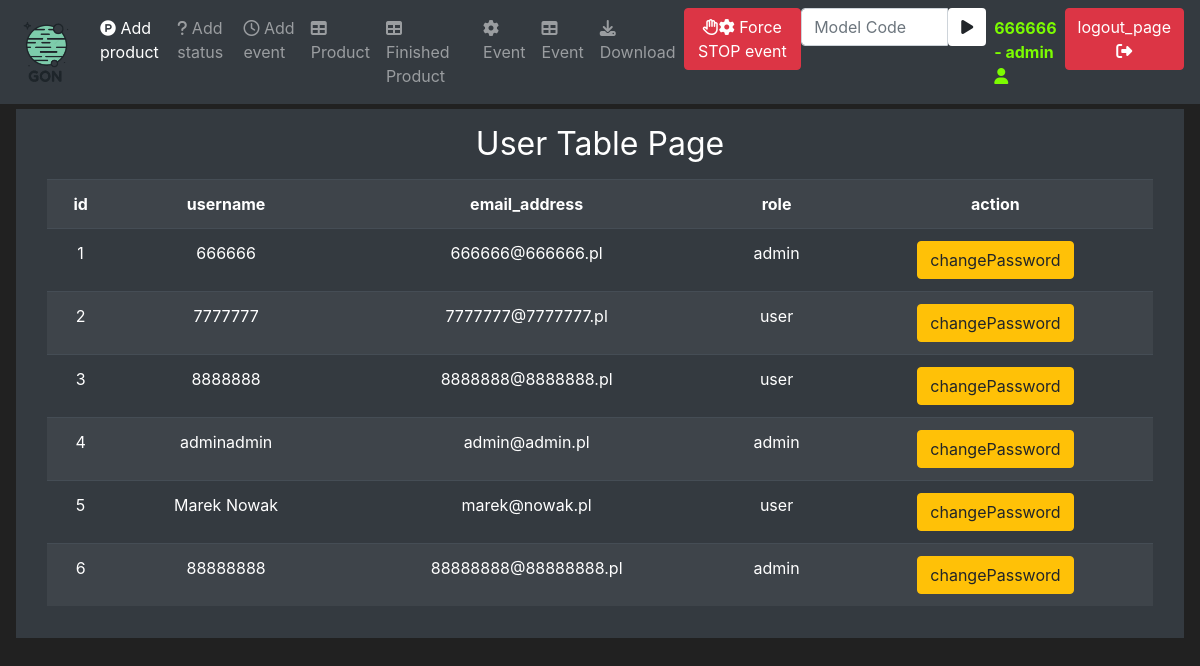
Before: /userTable (signed in) with the older database file.
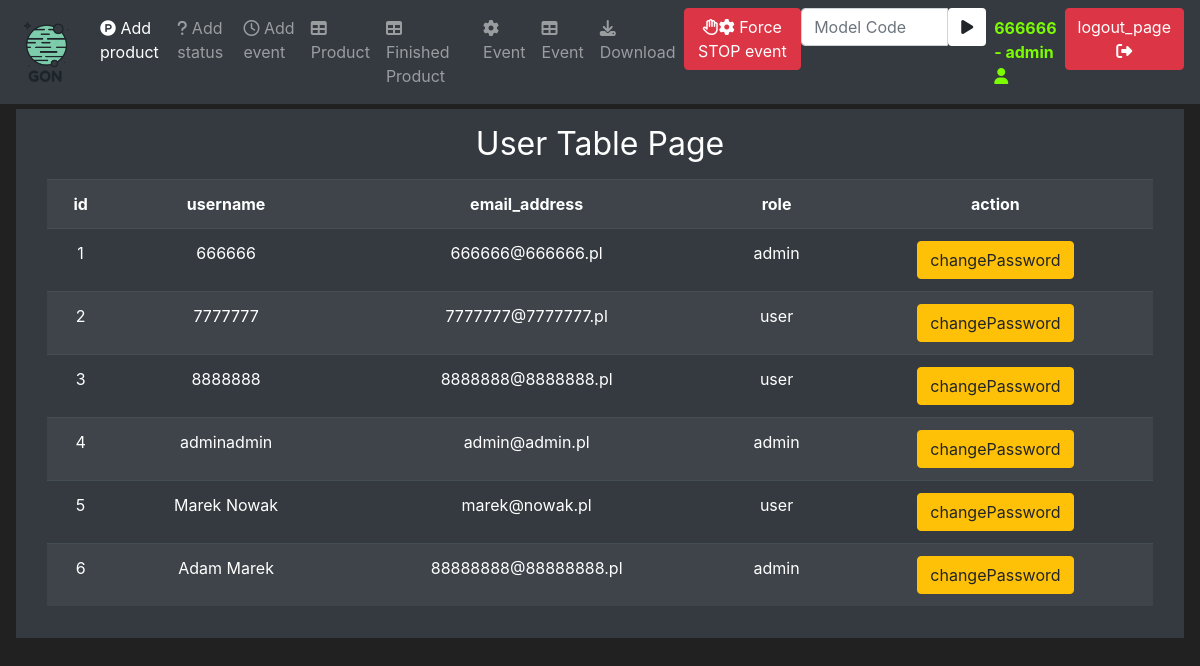
After: the same page with the newer database file.
### mainApp/models/user.py (models this page shows, shortened)
class User(UserMixin, db.Model):
    id = db.Column(db.Integer, primary_key=True, unique=True)
    username = db.Column(db.String(100), unique=True)
    password_hash = db.Column(db.String())
    email_address = db.Column(db.String())
    role = db.Column(db.Integer)

### mainApp/auth/auth.py (the view, shortened to what this page needs)
@app.route('/userTable', methods=['GET', 'POST'])
@login_required
@admin_check
def user_table_page():
    form = ChangePassword()
    if form.errors != {}:  # validation errors
        for err_msg in form.errors.values():
            flash(
                f'There was an error with creating a user: {err_msg}', category='danger')
    users = User.query.all()
    return render_template('userTable.html', users=users, form=form)

### mainApp/auth/forms.py
class ChangePassword(FlaskForm):
    userID = HiddenField(label='userID:')
    password1 = PasswordField(label='Password:', validators=[
                              Length(min=6), DataRequired()])
    password2 = PasswordField(label='Confirm Password:', validators=[
                              EqualTo('password1'), DataRequired()])
    submit = SubmitField(label=gettext('Submit'))

### mainApp/auth/auth.py (called while the page is built)
def admin_check(func):
    @wraps(func)
    def wrapper(*args, **kwargs):
        if current_user.is_anonymous:
            return redirect(url_for('login_page'))
        elif current_user.role == "admin":
            print("you are admin")
        else:
            flash(f'You are not admin!', category='danger')
            return render_template('404.html')
        return func(*args, **kwargs)
    return wrapper

### mainApp/models/user.py (called while the page is built)
@login_manager.user_loader
def load_user(user_id):
    return User.query.get(int(user_id))

### mainApp/templates/userTable.html (shortened to what this page needs)
{% extends 'base.html' %}
{% block content %}
<div class="text-center">
    <h1 class="h2 mb-3 font-weight-normal">{{ _('User Table Page')}}</h1>
    <div class="container">
        <div class="table-responsive">
            <table class="table table-striped table-dark" style="width: 100%">
                <tr>
                    <th>id</th>
                    <th>username</th>
                    <th>email_address</th>
                    <th>role</th>
                    <th>action</th>
                </tr>
                {% for user in users %}
                <tr>
                    <td>{{user.id}}</td>
                    <td>{{user.username}}</td>
                    <td>{{user.email_address}}</td>
                    <td>{{user.role}}</td>
                    <td>
                        <div class="btn-group">
                        <button class="btn btn-outline btn-warning" data-toggle="modal"
                            data-target="#Modal-changePassword-{{user.id}}">changePassword </button>
                        </div>
                    </td>
                </tr>
                {% endfor %}
            </table>
        </div>
    </div>
</div>
{% endblock %}

### mainApp/templates/base.html (shortened to what this page needs)
<!doctype html>
<html lang="en">
<head>
   <link rel="stylesheet" href="https://cdn.jsdelivr.net/npm/bootstrap@4.5.3/dist/css/bootstrap.min.css"
>
   <link rel="stylesheet" href="https://cdnjs.cloudflare.com/ajax/libs/font-awesome/4.7.0/css/font-awesome.min.css">
</head>
<body>
   <nav class="navbar navbar-expand-md navbar-dark bg-dark fixed-top">
      <a class="navbar-brand" href="{{url_for('home_page')}}"><img src="/static/LogoBIG.png" alt="..." height="60"
            class="d-inline-block"></a>
      <div class="collapse navbar-collapse" id="navbarNav">
         <ul class="navbar-nav mr-auto">
            {% if current_user.role == "admin"%}
            <li class="nav-item active">
               <a class="nav-link" href="{{url_for('product_page')}}"><i class='fa fa-product-hunt'></i> {{ _('Add product')}}</a>
            </li>
            <li class="nav-item">
               <a class="nav-link" href="{{url_for('status_page')}}"><i class='fa fa-question'></i> {{ _('Add status')}}</a>
            </li>
            <li class="nav-item">
               <a class="nav-link" href="{{url_for('event_page')}}"><i class='fa fa-clock-o'></i> {{ _('Add event')}}</a>
            </li>
            <li class="nav-item">
               <a class="nav-link" href="{{url_for('product_table_page')}}"><i class='fa fa-table'></i> {{ _('Product')}}</a>
            </li>
            {% endif %}
            <li class="nav-item">
               <a class="nav-link" href="{{url_for('product_finished_table_page')}}"><i class='fa fa-table'></i> {{ _('Finished Product')}}</a>
            </li>
            <li class="nav-item">
               <a class="nav-link" href="{{url_for('event_start_stop_page')}}"><i class='fa fa-cog'></i>
                  {{ _('Event')}}</a>
            </li>
            {% if current_user.role == "admin"%}
            <li class="nav-item">
               <a class="nav-link" href="{{url_for('event_table_page')}}"><i class='fa fa-table'></i> {{ _('Event')}}</a>
            </li>
            <li class="nav-item">
               <a class="nav-link" href="{{url_for('download_report_page')}}"><i class="fa fa-download"></i>
                  {{ _('Download')}}</a>
            </li>
            {% endif %}
            {% if openStatuses == 0%}
            <li class="nav-item">
               <a class="btn btn-secondary navbar-btn" href="#"><i class='fa fa-cog'></i>
                  No open event</a>
            </li>
            {% else %}
            <li class="nav-item">
               <a class="btn btn-danger navbar-btn" href="{{url_for('event_all_stop_page')}}"><i class='fa fa-hand-paper-o'></i><i class='fa fa-cog fa-spin'></i>
                  {{ _('Force STOP')}} {{openStatuses}} {{ _('event')}}</a>
            </li>
            {% endif %}
            {% if current_user.is_authenticated %}
            <form method="POST" class="navbar-form navbar-left" action="{{url_for('active_product_page')}}">
               <div class="input-group">
                  <input type="text" class="form-control" placeholder="Model Code" name="modelCode" autofocus="autofocus">
                  <div class="input-group-btn">
                     <button class="btn btn-default bg-white" type="submit">
                        <i class="fa fa-play"></i>
                     </button>
                  </div>
               </div>
            </form>
            {% endif %}
         </ul>
         {% if current_user.is_authenticated %}
         <ul class="navbar-nav">
            <li class="nav-item">
               <a class="nav-link" style="color: lawngreen; font-weight: bold" href="#">{{current_user.username}}
                   - {{ current_user.role }} <i class='fa fa-user'></i></a>
            </li>
            <li class="nav-item">
               <a class="btn btn-danger navbar-btn" href="{{url_for('logout_page')}}">{{ _('logout_page')}} <i
                     class='fa fa-sign-out'></i></a>
            </li>
         </ul>
         {% endif %}
      </div>
   </nav>
   <br>
   <div class="position-relative overflow-hidden p-3 p-md-3 m-md-3 text-center bg-dark" style="color:white">
      {% block content %}
      {% endblock %}
   </div>
</body>
</html>

### mainApp/templates/base.html (style rules this page uses)
body { background-color: #212121; color: white }

Changed rows visible on the page:
changed User "88888888@88888888.pl": username "88888888" → "Adam Marek"
